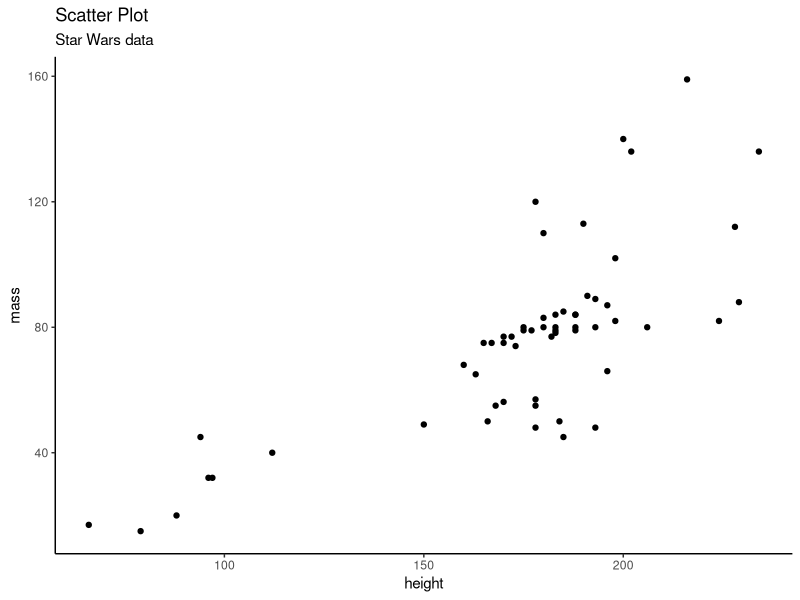
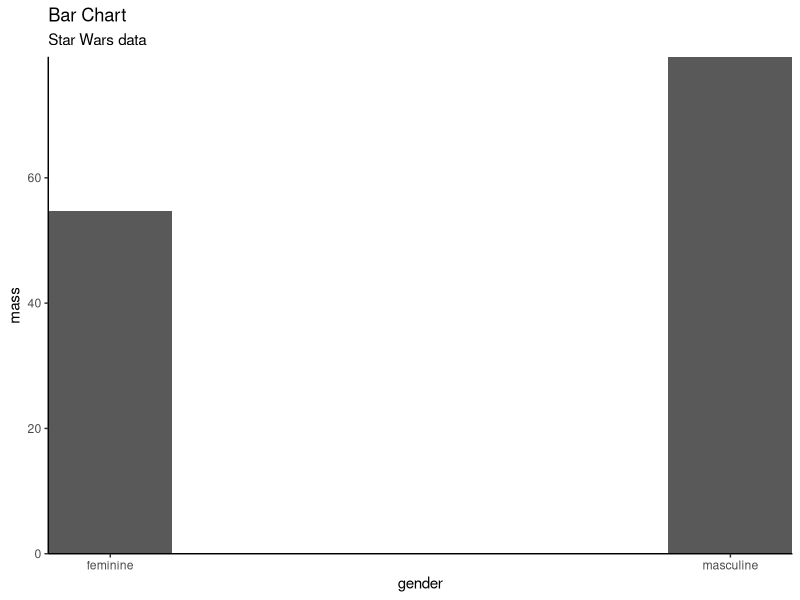
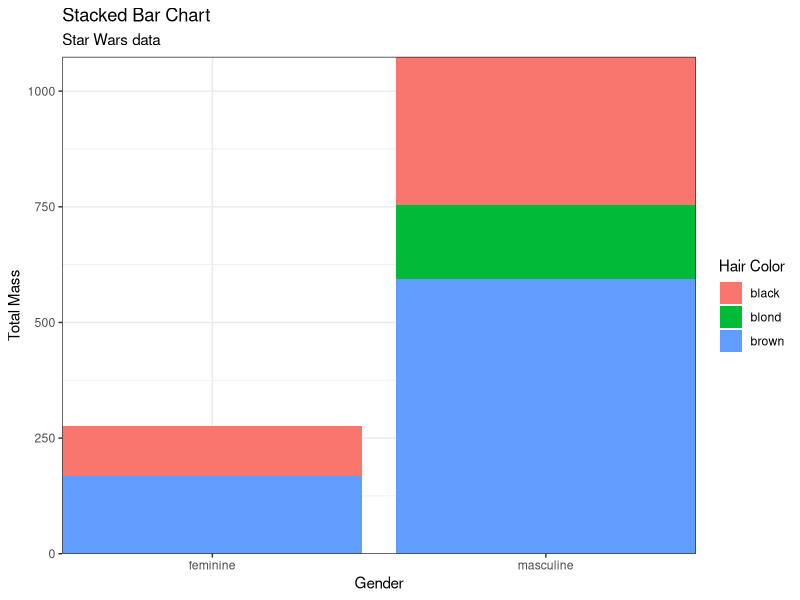
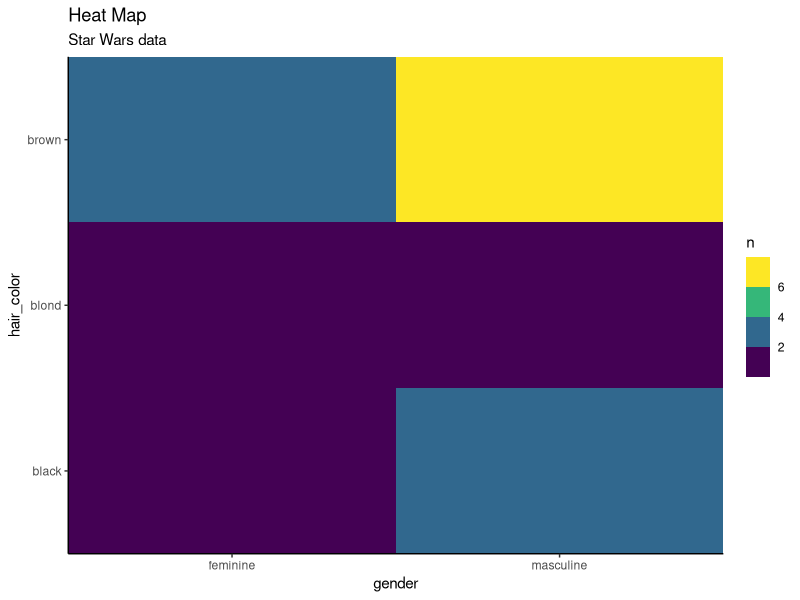
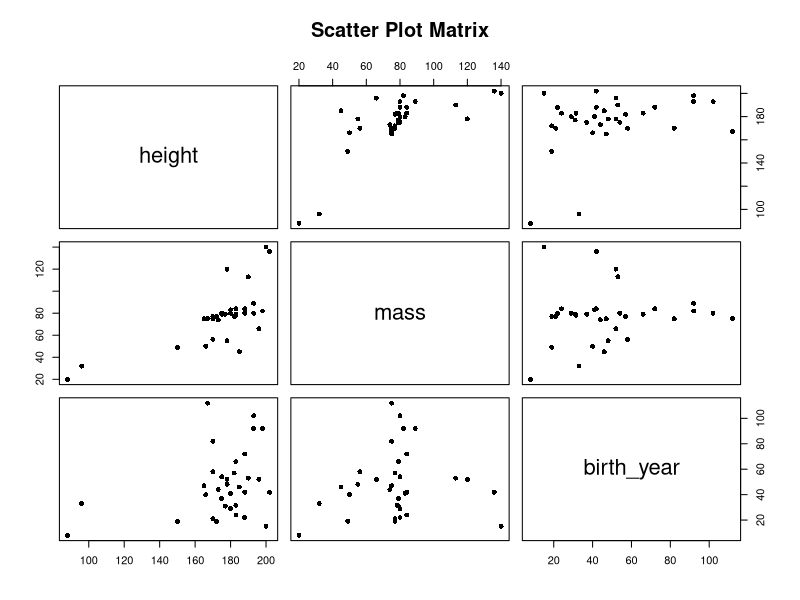
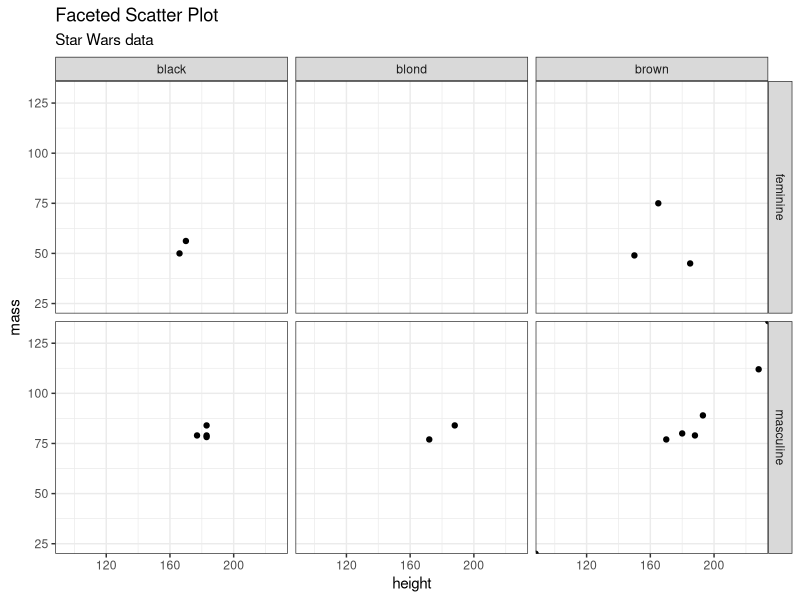
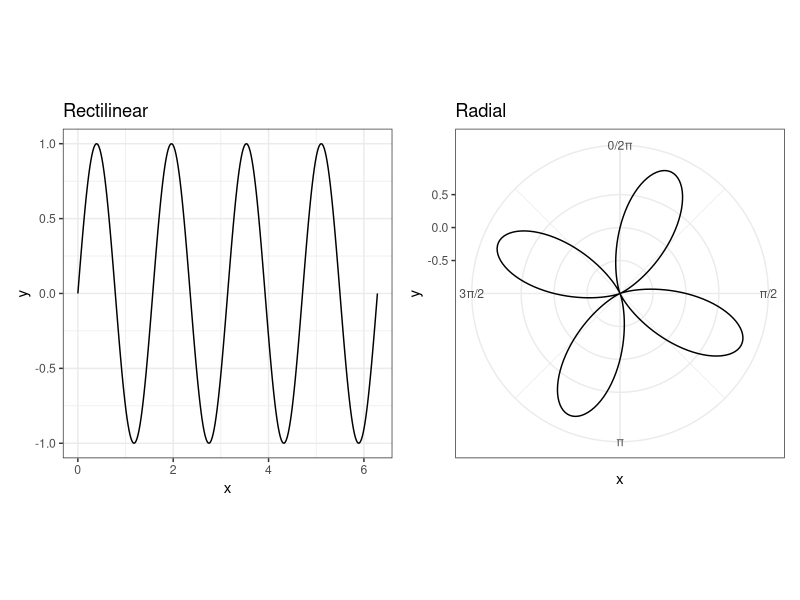
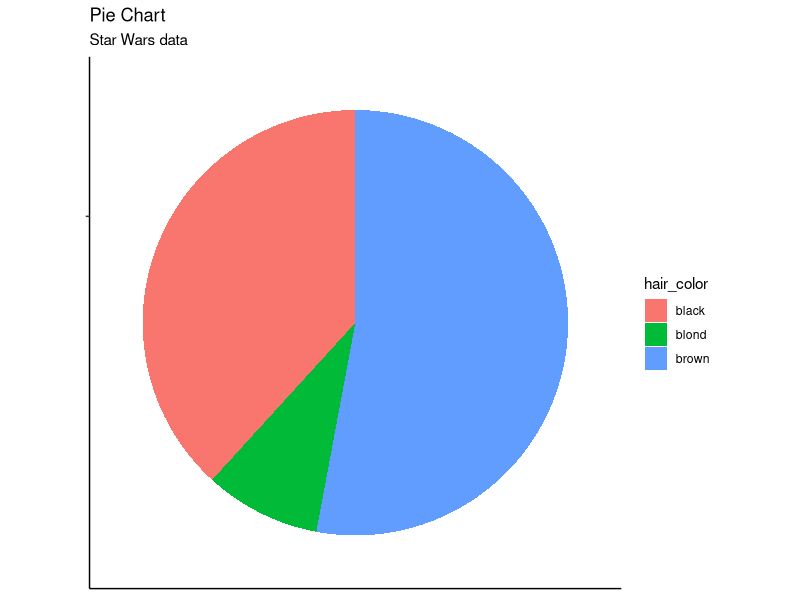

Generate these figures, in order, with R:
## ---- chunk 1
#| echo: true
#| code-fold: true
#| fig-width: 6
#| fig-height: 4.5
#| fig-align: center
#| warning: false
#| message: false

library(dplyr)
library(ggplot2)
data("starwars")

starwars %>% 
  filter(mass < 500) %>% 
  ggplot(aes(x = height, y = mass)) +
  geom_point() +
  ggtitle("Scatter Plot", subtitle = "Star Wars data") +
  theme_classic()

## ---- chunk 2
#| echo: false

sp_tab <- data.frame(Idiom = c("What: Data", 
                               "How: Encode",
                               "Why: Task",
                               "Scale"),
                     Scatterplots = c("Table: two quantitative value attributes",
                                      "Express values with horizontal and vertical spatial position and point marks",
                                      "Find trends, outliers, distribution, correlation, locate clusters",
                                      "Items: hundreds"))

knitr::kable(sp_tab)
## ---- chunk 3
#| echo: true
#| code-fold: true
#| fig-width: 6
#| fig-height: 4.5
#| fig-align: center

starwars %>% 
  filter(mass < 500,
         !is.na(gender)) %>% 
  group_by(gender) %>% 
  summarize(mass = mean(mass)) %>% 
  ggplot(aes(x = gender, y = mass)) +
  geom_col(width = 0.2) +
  coord_cartesian(expand = c(bottom = FALSE)) +
  ggtitle("Bar Chart", subtitle = "Star Wars data") +
  theme_classic()

## ---- chunk 4
#| echo: false

bar_tab <- tibble(Idiom = c("What: Data", 
                               "How: Encode",
                               "Why: Task",
                               "Scale"),
                     `Bar Charts` = c("Table: one quantitative value attribute, one categorical key attribute",
                                      "Line marks, express values with aligned position, separate values with region",
                                      "Lookup and compare values",
                                      "Key attribute: dozens to hundreds of levels"))

knitr::kable(bar_tab)
## ---- chunk 5
#| echo: true
#| code-fold: true
#| fig-width: 6
#| fig-height: 4.5
#| fig-align: center
#| warning: false
#| message: false

starwars %>% 
  filter(mass < 500,
         !is.na(gender),
         hair_color %in% c("black", "blond", "brown")) %>% 
  mutate(gender = factor(gender),
         hair_color = factor(hair_color)) %>% 
  group_by(gender, hair_color) %>% 
  summarize(mass = sum(mass)) %>% 
  ggplot(aes(x = gender, y = mass, fill = hair_color)) +
  geom_col() +
  xlab("Gender") +
  ylab("Total Mass") +
  scale_fill_discrete(name = "Hair Color") +
  coord_cartesian(expand = c(bottom = FALSE)) +
  ggtitle("Stacked Bar Chart", subtitle = "Star Wars data") +
  theme_bw()

## ---- chunk 6
#| echo: false

st_bar_tab <- tibble(Idiom = c("What: Data", 
                               "How: Encode",
                               "Why: Task",
                               "Scale"),
                     `Stacked Bar Charts` = c("Multidimensional table: one quantitative value attribute, two categorical key attributes",
                                      "Bar glyph with length-coded subcomponents of value attribute for each category of secondary key attribute; separate bars by category of primary key attribute",
                                      "Part-to-whole relationship, lookup values, find trends",
                                      "Key attribute (main axis): dozens to hundreds of levels, Key attribute (stacked glyph axis): several to one dozen"))

knitr::kable(st_bar_tab)
## ---- chunk 7
#| echo: false

dot_ch_tab <- tibble(Idiom = c("What: Data", 
                               "How: Encode"),
                     `Dot Charts` = c("Table: one quantitative value attribute, one ordered key attribute",
                                      "Express value attribute with aligned vertical position and point marks; separate/order into horizontal regions by key attribute"))

knitr::kable(dot_ch_tab)
## ---- chunk 8
#| echo: false

line_ch_tab <- tibble(Idiom = c("What: Data", 
                               "How: Encode",
                               "Why: Task",
                               "Scale"),
                     `Line Charts` = c("Table: one quantitative value attribute, one ordered key attribute",
                                      "Dot chart with connection marks between dots",
                                      "Show trend",
                                      "Key attribute: hundreds of levels"))

knitr::kable(line_ch_tab)
## ---- chunk 9
#| echo: true
#| code-fold: true
#| fig-width: 6
#| fig-height: 4.5
#| fig-align: center
#| warning: false
#| message: false

hm <- starwars %>% 
  filter(mass < 500,
         !is.na(gender),
         hair_color %in% c("black", "blond", "brown")) %>% 
  mutate(gender = factor(gender),
         hair_color = factor(hair_color)) %>% 
  group_by(gender, hair_color, .drop = FALSE) %>% 
  summarize(n = n()) %>% 
  ggplot(aes(x = gender, y = hair_color, fill = n)) +
  geom_tile() +
  coord_cartesian(expand = FALSE) +
  scale_fill_viridis_b() +
  ggtitle("Heat Map", subtitle = "Star Wars data") +
  theme_classic()

print(hm)

## ---- chunk 10
#| echo: false

hm_tab <- tibble(Idiom = c("What: Data", 
                               "How: Encode",
                               "Why: Task",
                               "Scale"),
                     `Heat Maps` = c("Table: two categorical key attributes, one quantitative value attribute",
                                      "2D matrix alignment of area marks, diverging color map",
                                      "Find clusters, outliers; summarize",
                                      "Items: one million; categorical attribute levels: hundreds; quantitative attribute levels: 3 - 11"))

knitr::kable(hm_tab)
## ---- chunk 11
#| echo: true
#| code-fold: true
#| fig-width: 6
#| fig-height: 4.5
#| fig-align: center
#| warning: false
#| message: false

xx <- starwars %>% 
  filter(mass < 500,
         birth_year < 200) %>% 
  select(height, mass, birth_year)

plot(xx, main = "Scatter Plot Matrix", sub = "Star Wars data",
     pch = 16)

## ---- chunk 12
#| echo: false

splom_tab <- tibble(Idiom = c("What: Data", 
                              "What: Derived", 
                               "How: Encode",
                               "Why: Task",
                               "Scale"),
                     `SPLOMs` = c("Table",
                                      "Ordered key attribute; list of original attributes",
                                  "Scatter Plots in 2D matrix alignment",
                                      "Find correlations, trends, outliers",
                                      "Attributes: one dozen; items: dozens to hundreds"))

knitr::kable(splom_tab)
## ---- chunk 13
#| echo: true
#| code-fold: true
#| fig-width: 6
#| fig-height: 4.5
#| fig-align: center
#| warning: false
#| message: false

starwars %>% 
  filter(mass < 500,
         !is.na(gender),
         hair_color %in% c("black", "blond", "brown")) %>% 
  mutate(gender = factor(gender),
         hair_color = factor(hair_color)) %>% 
  ggplot(aes(x = height, y = mass)) +
  facet_grid(gender ~ hair_color) +
  geom_point() +
  coord_cartesian(expand = FALSE) +
  ggtitle("Faceted Scatter Plot", subtitle = "Star Wars data") +
  theme_bw()

## ---- chunk 14
#| echo: true
#| code-fold: true
#| fig-width: 6
#| fig-height: 2.5
#| fig-align: center
#| warning: false
#| message: false

library(patchwork)

cyclic <- data.frame(x = seq(0, 2*pi, length.out = 300)) %>% 
  mutate(y = sin(4*x))

a <- ggplot(cyclic, aes(x = x, y = y)) +
  geom_line() +
  ggtitle("Rectilinear") +
  theme_bw()

b <- a +
  coord_polar() +
  scale_x_continuous(breaks = c(0, pi/2, pi, 3*pi/2, 2*pi),
                     labels = c("0", "π/2", "π", "3π/2", "2π")) +
  ggtitle("Radial")

a + b

## ---- chunk 15
#| echo: false

rad_bar_tab <- tibble(Idiom = c("What: Data", 
                               "How: Encode"),
                     `Radial Bar Charts` = c("Table: one quantitative attribute, one categorical attribute",
                                      "Length coding of line marks; radial layout"))

knitr::kable(rad_bar_tab)
## ---- chunk 16
#| echo: true
#| code-fold: true
#| fig-width: 6
#| fig-height: 4.5
#| fig-align: center

pie <- starwars %>% 
  filter(hair_color  %in% c("black", "blond", "brown")) %>% 
  group_by(hair_color) %>% 
  summarize(n = n()) %>% 
  ggplot(aes(x = "", y = n, fill = hair_color)) +
  geom_bar(stat = "identity", width = 1) +
  coord_polar("y", start = 0) +
  xlab(NULL) + 
  ylab(NULL) +
  ggtitle("Pie Chart", subtitle = "Star Wars data") +
  theme_classic() +
  theme(axis.text.x = element_blank())
print(pie)
## ---- chunk 17
#| echo: false

pie_tab <- tibble(Idiom = c("What: Data", 
                               "Why: Task",
                               "How: Encode",
                               "Scale"),
                     `Pie Charts` = c("Table: one quantitative attribute, one categorical attribute",
                                      "Part-whole relationship",
                                      "Area marks (wedges) with angle channel; radial layout",
                                      "One dozen categories"))

knitr::kable(pie_tab)
## ---- chunk 18
#| echo: true
#| code-fold: true
#| fig-width: 6
#| fig-height: 4.5
#| fig-align: center

pa <- starwars %>% 
  filter(hair_color  %in% c("black", "blond", "brown")) %>% 
  group_by(hair_color) %>% 
  summarize(n = n()) %>% 
  ggplot(aes(x = hair_color, y = n, fill = hair_color)) +
  geom_col(width = 1) +
  coord_polar() +
  xlab(NULL) + 
  ylab(NULL) +
  ggtitle("Polar Area Chart", subtitle = "Star Wars data") +
  theme_classic() +
  theme(axis.text.x = element_blank())
print(pa)
## ---- chunk 19
#| echo: false

pa_tab <- tibble(Idiom = c("What: Data", 
                               "Why: Task",
                               "How: Encode",
                               "Scale"),
                     `Polar Area Charts` = c("Table: one quantitative attribute, one categorical attribute",
                                      "Part-whole relationship",
                                      "Area marks (wedges) with angle channel; radial layout",
                                      "One dozen categories"))

knitr::kable(pa_tab)
## ---- chunk 20
#| echo: false
#| fig-align: center
#| fig-width: 7
#| fig-height: 2.5

pie + pa
